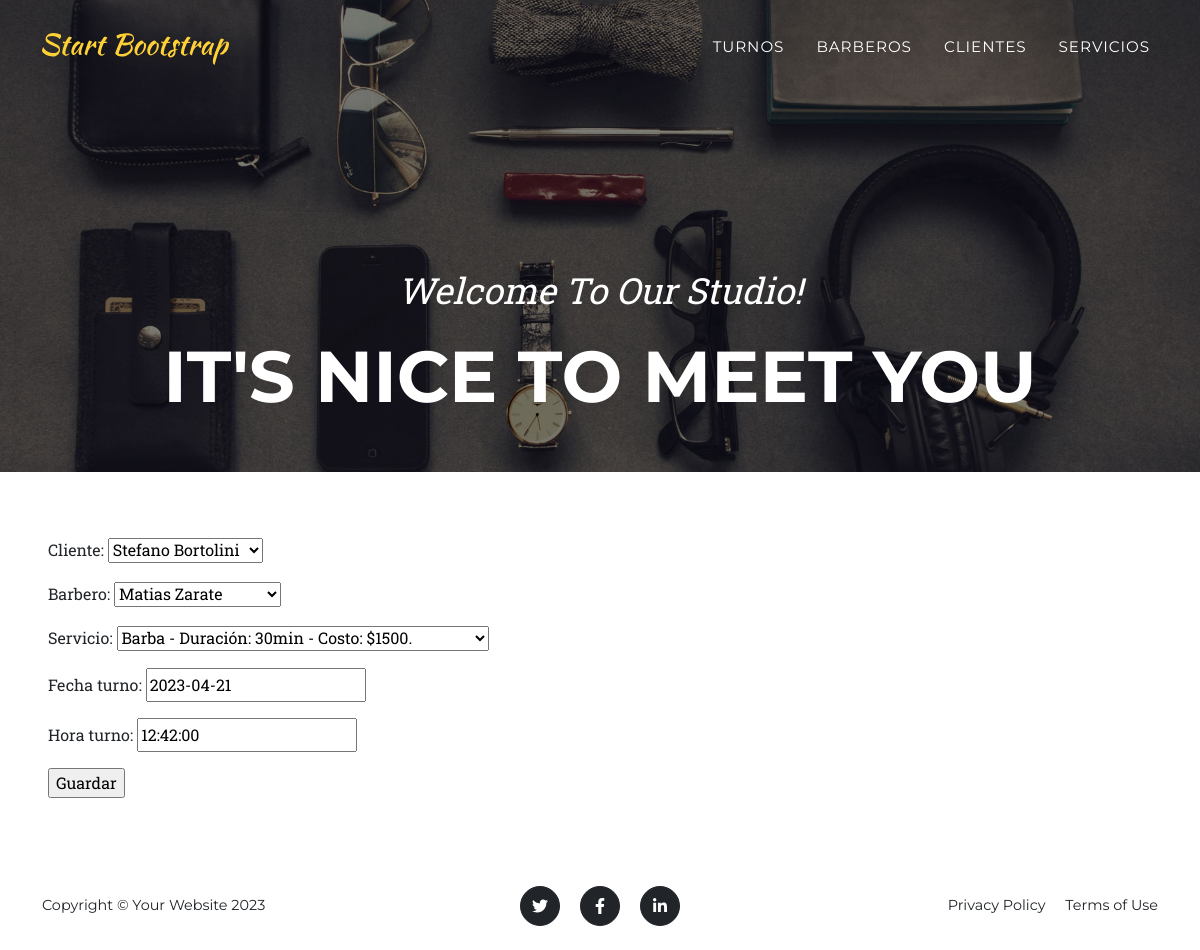
Page /barber/modificar_turno/2 on the committed database.
### AppPreentrega/models.py (models this page shows)
class Turno(models.Model):
    cliente     = models.ForeignKey(Cliente, on_delete=models.CASCADE)
    barbero     = models.ForeignKey(Barbero, on_delete=models.CASCADE)
    servicio    = models.ForeignKey(Servicio, on_delete=models.CASCADE)
    fecha_turno = models.DateField()
    hora_turno  = models.TimeField()

### AppPreentrega/views.py (the view)
# urls.py: path('modificar_turno/<int:pk>', TurnoUpdateView.as_view(), name='modificar_turno' ),
class TurnoUpdateView(UpdateView):
    model = Turno
    fields = ('cliente', 'barbero', 'servicio', 'fecha_turno', 'hora_turno')
    success_url = reverse_lazy('turnos')

### AppPreentrega/models.py (called while the page is built)
    def __str__(self) -> str:
        return f'{self.nombre} {self.apellido}'

    def __str__(self) -> str:
        return f'{self.nombre} {self.apellido}'

    def __str__(self) -> str:
        return f'{self.tipo} - Duración: {self.duracion_minutos}min - Costo: ${self.costo}.'

### AppPreentrega/templates/AppPreentrega/turno_form.html (shortened to what this page needs)
{% extends "base.html" %}
{% block contenido %}
<form method="post">
    {{ form.as_p }}
    <input type="submit" value="Guardar" />
</form>
{% endblock contenido %}

### rows in the picture
Turno: cliente "Stefano Bortolini", barbero "Matias Zarate", servicio "Barba - Duración: 30min - Costo: $1500.", fecha_turno "2023-04-21", hora_turno "12:42:00"
